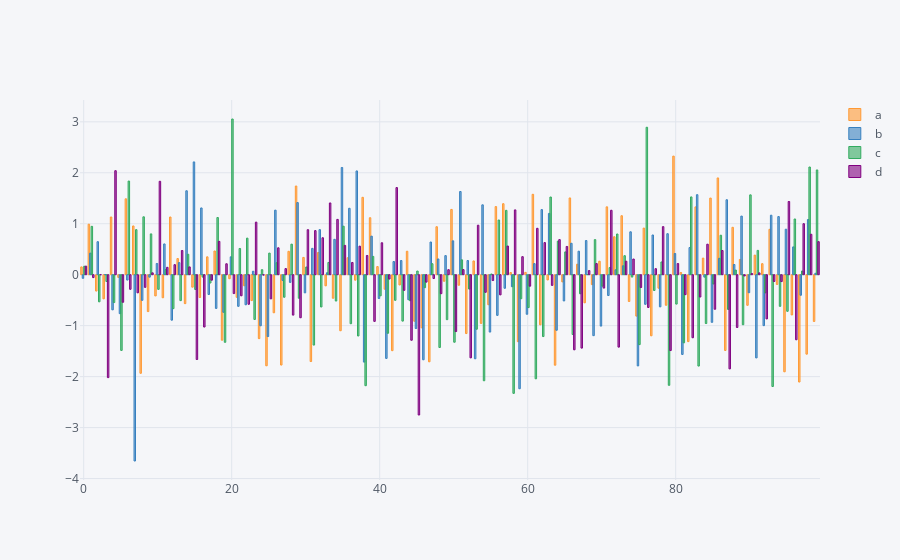

Notebook code cell kept with this figure:
### Code cell
#bar plot
df1.iplot(kind="bar")
